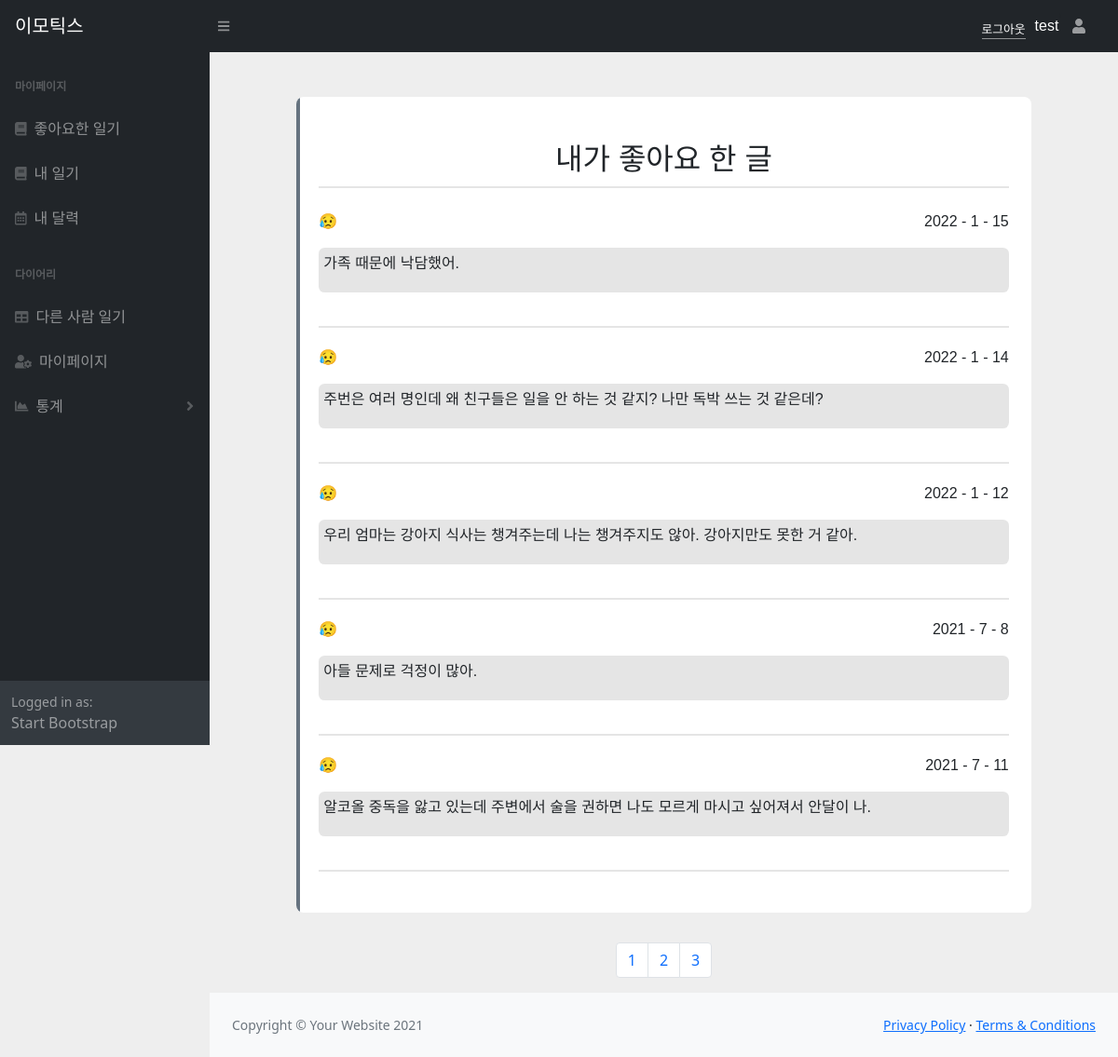
Before: /mypage/likepage/ (signed in) with the older database file.
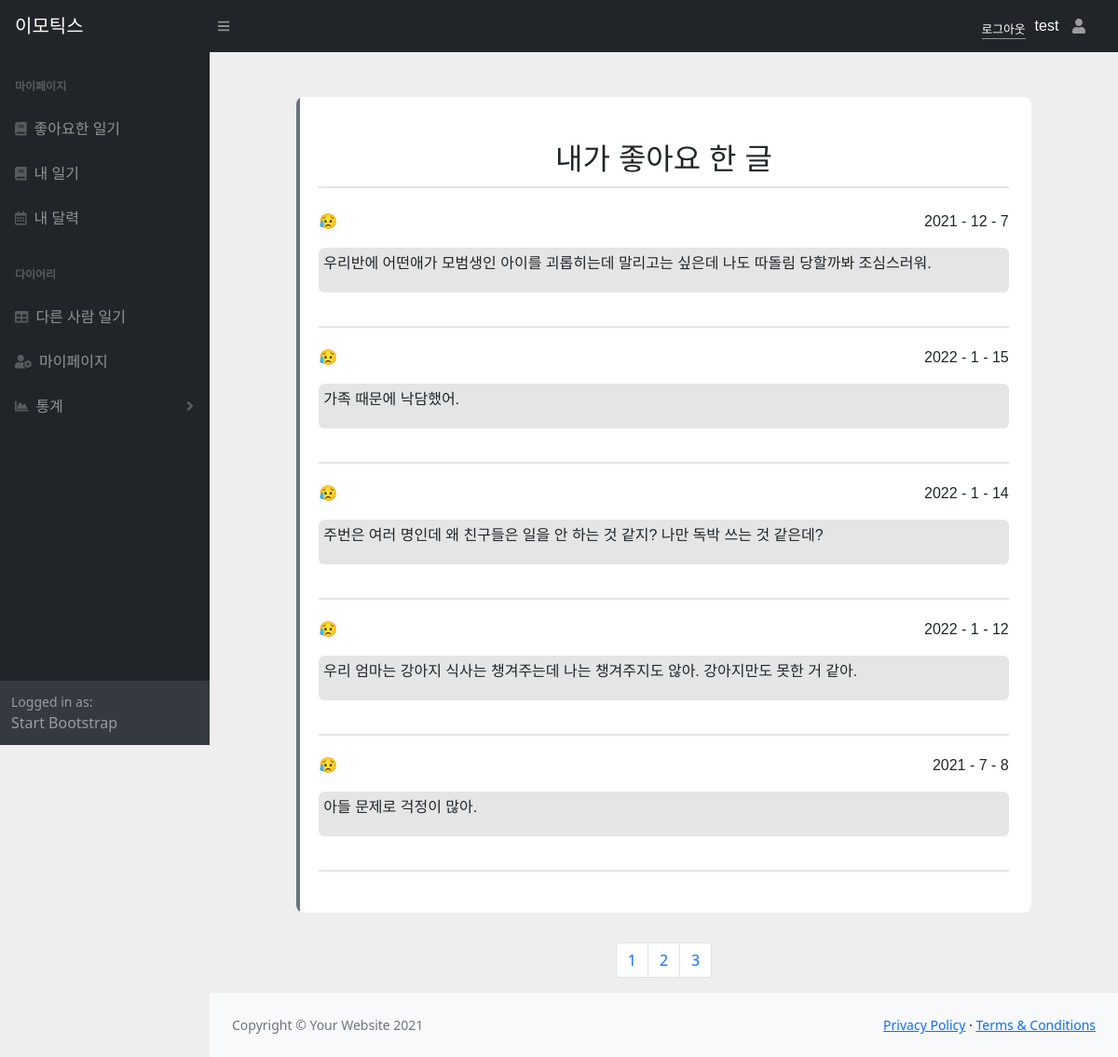
After: the same page with the newer database file.
### diary/models.py (models this page shows, shortened)
class Expression(models.Model):
  user = models.ForeignKey(Eduser, on_delete=models.CASCADE)
  diary = models.ForeignKey(Diary, on_delete=models.CASCADE, related_name='expressions')
  class Meta:
    db_table='expression'
    verbose_name = '좋아요'
    verbose_name_plural = '좋아요'

class Diary(models.Model):
  writer = models.ForeignKey(Eduser, on_delete=models.CASCADE, null=True)
  write = models.TextField(max_length = 100,
                          verbose_name='일기',
                          validators=[validate_sentence])
  emotion = models.CharField(max_length =30,verbose_name='감정')
  neutral = models.FloatField(verbose_name='평온')
  positive = models.FloatField(verbose_name='긍정')
  negative = models.FloatField(verbose_name='부정')
  register_date = models.DateTimeField(verbose_name='등록날짜')
  class Meta:
    db_table = 'diary'
    verbose_name = '일기'
    verbose_name_plural = '일기'
    ordering = ['-id']

### EDuser/decorator.py (the view)
  def wrap(request, *args, **kwargs):
    user = request.session.get('username')
    if user is None or not user:
      return redirect('/login')
    return function(request, *args, **kwargs)

### EDuser/decorator.py (called while the page is built)
def login_required(function):
  def wrap(request, *args, **kwargs):
    user = request.session.get('username')
    if user is None or not user:
      return redirect('/login')
    return function(request, *args, **kwargs)
  return wrap

### mypage/views.py (called while the page is built)
@login_required
def likepage(request):
    print(request.session['username'])
    now_page = int(request.GET.get('page', 1))
    user = (request.session['username'])
    expressions = Eduser.objects.get(username=request.session.get('username')).expression_set.all()
    datas = expressions.order_by('-id')
    p = Paginator(datas, 5)
    info = p.get_page(now_page)
    start_page = (now_page - 1) // 10 * 10 + 1
    end_page = start_page + 9
    if end_page > p.num_pages:
        end_page = p.num_pages
    return render(request, 'mypage/likepage.html', {'user': user, 'info': info, 'page_range': range(start_page, end_page + 1)})

### mypage/templates/mypage/likepage.html
{% extends 'base/base.html' %}
{% load static %}
{% block head %}
<link href="{% static 'css/mypage/mypage.css' %}" rel="stylesheet">
{% endblock head %}
{% block contents %}
<html lang="ko">
<body>
    <div class="container mt-5">
        <div class="row d-flex justify-content-center">
            <div class="col-md-10">
                <div id="dis" class="card p-4 py-4">
                    <div class="text-center mt-3">
                        <h5 id="username" class="mt-2 mb-0">내가 좋아요 한 글</h5>
                        <div>
                            <br>
                            {% for expression in info %}
                            <div id="diary-content">
                                <div id="title">
                                    <div id="emotion">
                                        {% if expression.diary.emotion == "positive" %}
                                        😀
                                        {% elif expression.diary.emotion == "negative" %}
                                        😥
                                        {% else %}
                                        😐
                                        {%endif %}
                                    </div>
                                    <div id="date">
                                        {{ expression.diary.register_date.year }} - {{ expression.diary.register_date.month }} - {{ expression.diary.register_date.day }}
                                    </div>
                                </div>
                                <div id="write">
                                    {{ expression.diary.write }}
                                </div>
                            </div>
                            {% endfor %}
                        </div>
                    </div>
                </div>
            </div>
        </div>
    </div>
    <div style='text-align:center;'>
        <ul class='pagination justify-content-center' style="margin-top: 2rem;">
            {% for i in page_range %}
            <li class="page-item">
                <a class="page-link" href='./?page={{ i }}'>
                    {{ i }}
                </a>
            </li>
            {% endfor %}
        </ul>
    </div>
</body>
</html>
{% endblock contents %}

Changed rows visible on the page:
no longer on this page (row unchanged): Expression: diary.register_date.year "2021", diary.register_date.month "7", diary.register_date.day "11", diary.write "알코올 중독을 앓고 있는데 주변에서 술을 권하면 나도 모르게 마시고 싶어져서 안달이 나."
added Expression: diary.register_date.year "2021", diary.register_date.month "12", diary.register_date.day "7", diary.write "우리반에 어떤애가 모범생인 아이를 괴롭히는데 말리고는 싶은데 나도 따돌림 당할까봐 조심스러워."
